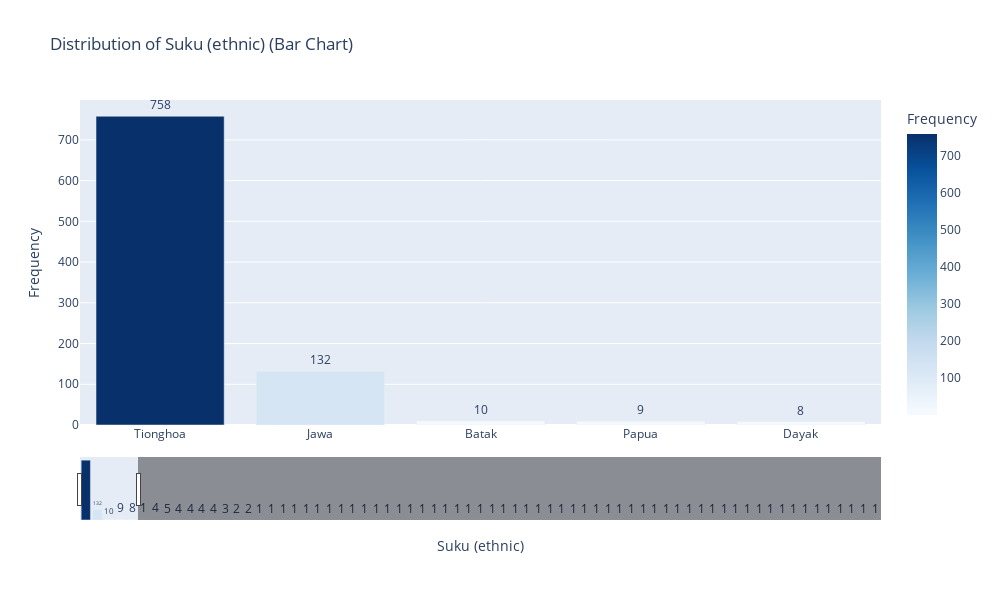

The code cell stored with this chart in its notebook:
### Markdown cell above
### Distribusi Suku

### Code cell
plot_vertical_bar(demografi_df, 'Suku (ethnic)')

### Figure 1 — Plotly figure (JSON) as saved in the notebook; plotly's stock layout.template omitted (floating-point values rounded to 4 significant figures)
{"data": [{"hovertemplate": "Suku (ethnic)=%{x}<br>Frequency=%{marker.color}<extra></extra>", "legendgroup": "", "marker": {"color": [758, 132, 10, 9, 8, 6, 5, 5, 4, 4, 4, 4, 4, 3, 2, 2, 2, 1, 1, 1, 1, 1, 1, 1, 1, 1, 1, 1, 1, 1, 1, 1, 1, 1, 1, 1, 1, 1, 1, 1, 1, 1, 1, 1, 1, 1, 1, 1, 1, 1, 1, 1, 1, 1, 1, 1, 1, 1, 1, 1, 1, 1, 1, 1, 1, 1, 1, 1, 1, 1, 1, 1], "coloraxis": "coloraxis", "pattern": {"shape": ""}}, "name": "", "orientation": "v", "showlegend": false, "text": [758.0, 132.0, 10.0, 9.0, 8.0, 6.0, 5.0, 5.0, 4.0, 4.0, 4.0, 4.0, 4.0, 3.0, 2.0, 2.0, 2.0, 1.0, 1.0, 1.0, 1.0, 1.0, 1.0, 1.0, 1.0, 1.0, 1.0, 1.0, 1.0, 1.0, 1.0, 1.0, 1.0, 1.0, 1.0, 1.0, 1.0, 1.0, 1.0, 1.0, 1.0, 1.0, 1.0, 1.0, 1.0, 1.0, 1.0, 1.0, 1.0, 1.0, 1.0, 1.0, 1.0, 1.0, 1.0, 1.0, 1.0, 1.0, 1.0, 1.0, 1.0, 1.0, 1.0, 1.0, 1.0, 1.0, 1.0, 1.0, 1.0, 1.0, 1.0, 1.0], "textposition": "outside", "type": "bar", "x": ["Tionghoa", "Jawa", "Batak", "Papua", "Dayak", "Minahasa", "Toraja", "Sumba", "Ambon", "bali", "Toraja", "Rote", "Bali", "Maluku", "Manado", "NTT", "Nias", "sulawesi", "Sunda", "Betawi", "Rote (NTT)", "Minahasa", "hybrid tiong hoa dan<br>jawa", "Suku indonesia", "Rote-Alor (lahir di<br>Kupang)", "Mix ( jawa dan<br>tionghoa)", "Batak Jawa", "cina jawa", "Tionghoa dan<br>Minahasa", "Campuran", "Ntt(Sumba)", "Hybrid² (manado,<br>belanda, jawa, china", "Jawa + Tionghoa", "Ambon + Batak", "Batak x Tionghoa", "Flores", "bugis", "Ntt", "Dayak Dan Tionghoa<br>atau campuran", "Sabu", "Manado Jawa", "Maluku (Ambon)", "Cina Dayak", "Nias", "Mix Tionghoa & Jawa", "Hybird(perancis,<br>jawa)", "Tionghua & Jawa", "SAMAWA", "Sasak", "Jawa - rote", "Chinese Malaysia", "American", "Tionghoa-American", "Jawa Ambon", "Suku Campuran", "Jawa, Tionghoa", "Tenglang", "CinaJawa", "Chindo", "Jawa (papa) dan<br>Tionghoa (mama)", "Campuran Tionghoa<br>Jawa", "Sabu, Nusa tenggara<br>Timur", "ntt", "Dayak Batak", "Tiongkhoa Batak", "kupang (Lamaholot)", "Kalimantan", "Makassar Toraja", "Dayak-Jawa", "Sulawesi", "Ternate", "Saluan"], "xaxis": "x", "y": [758, 132, 10, 9, 8, 6, 5, 5, 4, 4, 4, 4, 4, 3, 2, 2, 2, 1, 1, 1, 1, 1, 1, 1, 1, 1, 1, 1, 1, 1, 1, 1, 1, 1, 1, 1, 1, 1, 1, 1, 1, 1, 1, 1, 1, 1, 1, 1, 1, 1, 1, 1, 1, 1, 1, 1, 1, 1, 1, 1, 1, 1, 1, 1, 1, 1, 1, 1, 1, 1, 1, 1], "yaxis": "y"}], "layout": {"barmode": "relative", "coloraxis": {"colorbar": {"title": {"text": "Frequency"}}, "colorscale": [[0, "rgb(247,251,255)"], [0.125, "rgb(222,235,247)"], [0.25, "rgb(198,219,239)"], [0.375, "rgb(158,202,225)"], [0.5, "rgb(107,174,214)"], [0.625, "rgb(66,146,198)"], [0.75, "rgb(33,113,181)"], [0.875, "rgb(8,81,156)"], [1, "rgb(8,48,107)"]]}, "height": 600, "legend": {"tracegroupgap": 0}, "title": {"text": "Distribution of Suku (ethnic) (Bar Chart)"}, "width": 1000, "xaxis": {"anchor": "y", "categoryarray": ["Tionghoa", "Jawa", "Batak", "Papua", "Dayak", "Minahasa", "Toraja", "Sumba", "Ambon", "bali", "Toraja", "Rote", "Bali", "Maluku", "Manado", "NTT", "Nias", "sulawesi", "Sunda", "Betawi", "Rote (NTT)", "Minahasa", "hybrid tiong hoa dan<br>jawa", "Suku indonesia", "Rote-Alor (lahir di<br>Kupang)", "Mix ( jawa dan<br>tionghoa)", "Batak Jawa", "cina jawa", "Tionghoa dan<br>Minahasa", "Campuran", "Ntt(Sumba)", "Hybrid² (manado,<br>belanda, jawa, china", "Jawa + Tionghoa", "Ambon + Batak", "Batak x Tionghoa", "Flores", "bugis", "Ntt", "Dayak Dan Tionghoa<br>atau campuran", "Sabu", "Manado Jawa", "Maluku (Ambon)", "Cina Dayak", "Nias", "Mix Tionghoa & Jawa", "Hybird(perancis,<br>jawa)", "Tionghua & Jawa", "SAMAWA", "Sasak", "Jawa - rote", "Chinese Malaysia", "American", "Tionghoa-American", "Jawa Ambon", "Suku Campuran", "Jawa, Tionghoa", "Tenglang", "CinaJawa", "Chindo", "Jawa (papa) dan<br>Tionghoa (mama)", "Campuran Tionghoa<br>Jawa", "Sabu, Nusa tenggara<br>Timur", "ntt", "Dayak Batak", "Tiongkhoa Batak", "kupang (Lamaholot)", "Kalimantan", "Makassar Toraja", "Dayak-Jawa", "Sulawesi", "Ternate", "Saluan"], "categoryorder": "array", "domain": [0, 1], "range": [-0.5, 4.5], "rangeslider": {"visible": true}, "title": {"text": "Suku (ethnic)"}, "type": "category"}, "yaxis": {"anchor": "x", "domain": [0, 1], "title": {"text": "Frequency"}}}}
